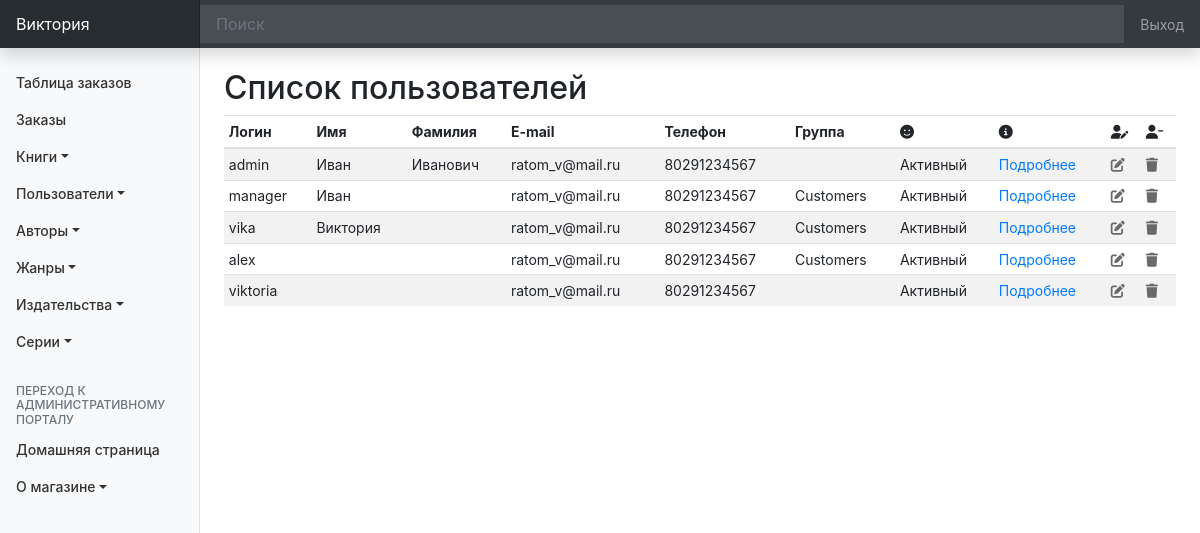
Page /customer/list/ (signed in) on the committed database.
### customers/models.py (models this page shows, shortened)
class Customer(models.Model):
    user = models.OneToOneField(
        User,
        on_delete=models.PROTECT,
    )
    code_phone = models.SmallIntegerField(
        verbose_name='Код номера',
        choices=((8029, '(029)'),(8033, '(033)'),(8044, '(044)'),(8017, '(017)')),
    )
    phone = models.PositiveIntegerField(
        verbose_name='Телефон',
        help_text='7 цифр',
    )
    country = models.CharField(
        verbose_name='Страна',
        max_length= 100,
        null=True,
        blank=True,
    )
    city = models.CharField(
        verbose_name='Город',
        max_length= 100,
        null=True,
        blank=True,
    )
    index = models.PositiveSmallIntegerField(
        verbose_name='Почтовый индекс',
        null=True,
        blank=True,
    )
    address_1 = models.CharField(
        verbose_name='Адрес 1',
        max_length= 200,
        null=True,
        blank=True,
    )
    address_2 = models.CharField(
        verbose_name='Адрес 2',
        max_length= 200,
        null=True,
        blank=True,
    )
    group = models.OneToOneField(
        Group,
        verbose_name='Группа',
        on_delete=models.PROTECT,
        null=True,
        blank=True,
    )
    class Meta:
        ordering = ['user']

### customers/views.py (the view)
# urls.py: path('list/', CustomerList.as_view(), name='list'),
class CustomerList(LoginRequiredMixin, ListView):
    template_name = 'customer/list_customer.html'
    model = Customer
    form_class = CustomerForm

### customers/templates/customer/list_customer.html (shortened to what this page needs)
{% extends 'base_admin.html' %}
{% block body %}
    {% include "top_menu_admin.html" %}
    <br>
    <h2 id="list-customer">Список пользователей</h2>
    <div class="table-responsive">
        <table class="table table-striped table-sm">
            <thead>
                <tr>
                <th>Логин</th>
                <th>Имя</th>
                <th>Фамилия</th>
                <th>E-mail</th>
                <th>Телефон</th>
                <th>Группа</th>
                <th><i class="fas fa-smile"></i></th>
                <th><i class="fas fa-info-circle"></i></th>
                <th><i class="fas fa-user-edit"></i></th>
                <th><i class="fas fa-user-minus"></i></th>
                </tr>
            </thead>
            <tbody>
                {% for customer in object_list %}
                    <tr>
                        <td>{{ customer.user.username }}</td>
                        <td>{{ customer.user.first_name }}</td>
                        <td>{{ customer.user.last_name }}</td>
                        <td>{{ customer.user.email }}</td>
                        <td>{{ customer.code_phone }}{{ customer.phone }}</td>
                        <td>
                            {% if customer.user.groups.all|length == 1 %}
                                {{ customer.user.groups.all.0.name }}
                            {% else %}
                                {% for group in customer.user.groups.all %}
                                    {{ group.name }}
                                {% endfor %}
                            {% endif %}
                        </td>
                        <td>
                            {% if customer.user.is_active %}
                                Активный
                            {% else %}
                                Неактивный
                            {% endif %}
                        </td>
                        <td><a href="{% url 'customer:detail' customer.pk %}" title="подробнее">Подробнее</a></td>
                        <td><a href="{% url 'customer:updatemain' customer.pk %}" title="редактировать"><i style="color:#696969" class="fas fa-edit"></i></a></td>
                        <td><a href="{% url 'customer:delete' customer.pk %}" title="удалить"><i style="color:#696969" class="fas fa-trash"></i></a></td>
                    </tr>
                {% endfor %}
            </tbody>
        </table>
        <br>
    </div>
{% endblock body %}

### templates/base_admin.html (shortened to what this page needs)
{% load static %}
<!doctype html>
<html lang="en">
    <head>
        <link rel="stylesheet" href="https://stackpath.bootstrapcdn.com/bootstrap/4.5.0/css/bootstrap.min.css">
        <link href="{% static 'css/dashboard.css' %}" rel="stylesheet">
    </head>
    <body>
        <nav class="navbar navbar-dark sticky-top bg-dark flex-md-nowrap p-0 shadow">
            {% if user.get_full_name %}
                <a class="navbar-brand col-md-3 col-lg-2 mr-0 px-3" href="{% url 'customer:detail' user.pk %}">{{ user.get_full_name }}</a>
            {% else %}
                <a class="navbar-brand col-md-3 col-lg-2 mr-0 px-3" href="{% url 'customer:detail' user.pk %}">{{ user.get_username }}</a>
            {% endif %}
            <input class="form-control form-control-dark w-100" type="text" placeholder="Поиск" aria-label="Поиск">
            <ul class="navbar-nav px-3">
                <li class="nav-item text-nowrap">
                    <a class="nav-link" href="{% url 'log_out' %}">Выход</a>
                </li>
            </ul>
        </nav>
        <main role="main" class="col-md-9 ml-sm-auto col-lg-10 px-md-4">
                {% block body %}
                {% endblock body %}
        </main>
    </body>
</html>

### static/css/dashboard.css (style rules this page uses)
body { font-size: .875rem; }
.navbar-brand { padding-top: .75rem; padding-bottom: .75rem; font-size: 1rem; background-color: rgba(0, 0, 0, .25); box-shadow: inset -1px 0 0 rgba(0, 0, 0, .25); }
.navbar .form-control { padding: .75rem 1rem; border-width: 0; border-radius: 0; }
.form-control-dark { color: #fff; background-color: rgba(255, 255, 255, .1); border-color: rgba(255, 255, 255, .1); }

### rows in the picture
Customer: user.username "admin", user.first_name "Иван", user.last_name "Иванович", user.email "ratom_v@mail.ru", code_phone "8029", phone "1234567", shows "Активный"
Customer: user.username "manager", user.first_name "Иван", user.email "ratom_v@mail.ru", code_phone "8029", phone "1234567", user.groups.all.0.name "Customers", shows "Активный"
Customer: user.username "vika", user.first_name "Виктория", user.email "ratom_v@mail.ru", code_phone "8029", phone "1234567", user.groups.all.0.name "Customers", shows "Активный"
Customer: user.username "alex", user.email "ratom_v@mail.ru", code_phone "8029", phone "1234567", user.groups.all.0.name "Customers", shows "Активный"
Customer: user.username "viktoria", user.email "ratom_v@mail.ru", code_phone "8029", phone "1234567", shows "Активный"

### other values in the picture
{{ user.get_full_name }} "Виктория"
